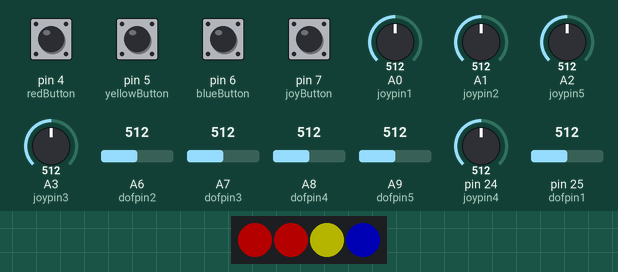
Simulated run of this sketch. Board: Teensy 4. Parts: 4 RGB LEDs in strip order, left to right. The inputs (shaded band) are chosen by the test bench; at power-on: pin 4 (redButton), pin 5 (yellowButton), pin 6 (blueButton), pin 7 (joyButton) HIGH, A0 (joypin1) = 512, A1 (joypin2) = 512, A2 (joypin5) = 512, A3 (joypin3) = 512, A6 (dofpin2) = 512, A7 (dofpin3) = 512, A8 (dofpin4) = 512, A9 (dofpin5) = 512, pin 24 (joypin4) = 512, pin 25 (dofpin1) = 512. Dim RGB values are drawn brighter than linear.

Above: at 2.8 s.
2.9 s: pin 7 (joyButton) pulled LOW for 0.15 s
At 3.01 s:
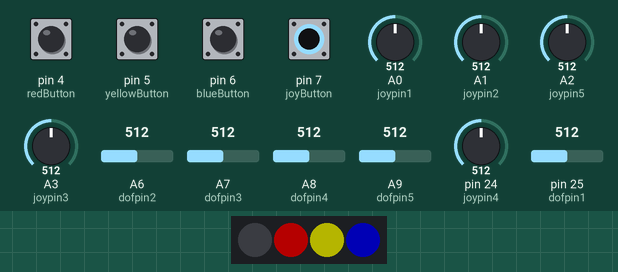
4.5 s: pin 4 (redButton) pulled LOW for 0.15 s
At 5.7 s:
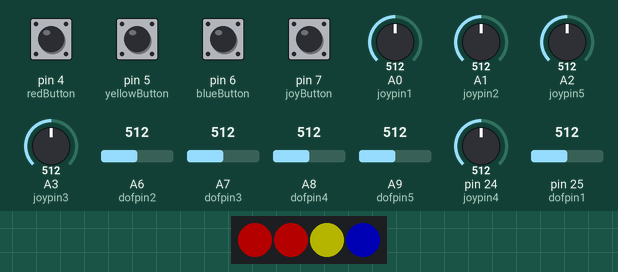
6.1 s: pin 5 (yellowButton) pulled LOW for 0.15 s
At 6.8 s:
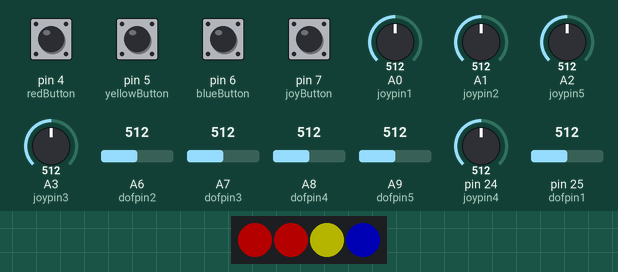
7.7 s: pin 6 (blueButton) pulled LOW for 0.15 s
At 9.2 s:
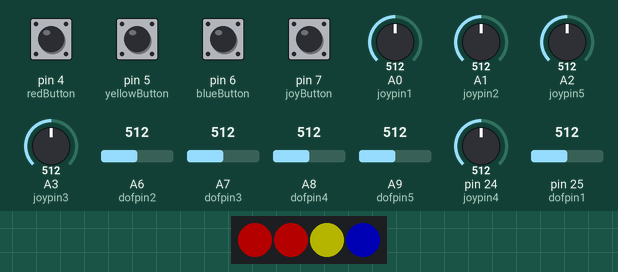
Timing chart, 0 to 10.3 s (numbered marks = the images above; inputs shaded):
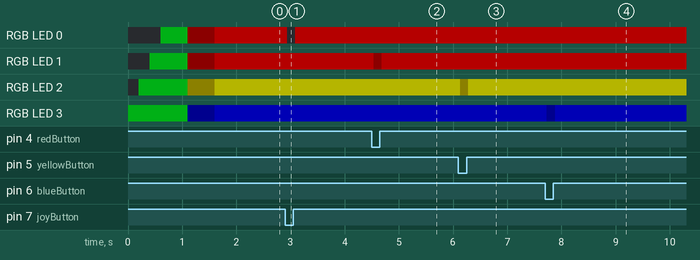

The sketch:

CORNFLAKE_TRANSMITTER_BOX_TEENSY4_2026_V3.0.ino
```cpp
/*
=========================================================================
VWR ROBOTICS CORNFLAKE 2024 - MULTI JOYSTICK CONTROLLER BOX
=========================================================================
-------------------------------------------------------------------------
CORNFLAKE TRANSMITTER BOX V3.0
-------------------------------------------------------------------------
Hardware used for this sketch:

- Teensy V4.0
- 2X HC-12 433MHz Serial Tranciever
- APA102 Leds (Adafruit Dotstar)
- Analog Joystick (Servocity)
- Adafruit Analog joypad
- Push buttons
- 10k pots

CONTROL CHANNEL: HC-12 #1 CHANNEL = C044
TELEMETRY CHANNEL: HC-12 #2 CHANNEL = C066

HC-12 SET CHANNEL: AT+C044

COMMS:

move(#)

/*
      move(1, val1);    //fwd/rev joy
      move(2, val2);    //steering joy
      move(3, val3);    //? top joy rotate
      move(4, val4);    //tilt joypad
      move(5, val5);    //pan joypad

      move(6, val6);    // AX12 ID1
      move(7, val7);    // AX12 ID2
      move(8, val8);    // AX12 ID3
      move(9, val9);    // AX12 ID4
      move(10, val10);  // AX12 ID5

      move(11, val11);  // AX12 ID6
      move(12, val12);  // AX12 ID7
      move(13, val13);  // AX12 ID8
      move(14, val14);  // AX12 ID9
      move(15, val15);  // AX12 ID10

      move(20, val16);  //button blue
      move(21, val17);  //button yellow
      move(22, val18);  //button red
      move(23, val19);  //button joystick


    1-drive               int joypin1 = A0; //Joystick X1
    2-steer               int joypin2 = A1; //Joystick Y1
    3-?int                int joypin3 = A2; //Joystick top rotate
    4-tilt                int joypin3 = A3; //Joystick X1 tilt
    5-pan                 int joypin4 = A4; //Joystick Y1 pan
    6-shoulder L          int dofpin1 = A5; // POT shoulder L
    7-arm L               int dofpin1 = A6; // POT arm L
    8-shoulder R          int dofpin1 = A7; // POT shoulder R
    9-arm R               int dofpin1 = A8; // POT arm R
    10-gripper         L  int dofpin1 = A9; // POT grip L
    11-gripper R          int dofpin1 = A10; // POT grip R (NOT IN USE!)
    12-rc led controller  int // POT rc led xontrol


*/

#include <SPI.h>

#include <Adafruit_DotStar.h>
#define NUMPIXELS 4
#define DATAPIN    3
#define CLOCKPIN   2
Adafruit_DotStar strip = Adafruit_DotStar(NUMPIXELS, DATAPIN, CLOCKPIN, DOTSTAR_BGR);


// COLOR SETS

uint32_t colorwhite = 0xFFFFFF;
uint32_t colorred = 0xFF0000;
uint32_t colorredoff = 0x300000;
uint32_t colorblue = 0x0000FF;
uint32_t colorblueoff = 0x000039;
uint32_t coloryellow = 0xFFFF00;
uint32_t coloryellowoff = 0x302d00;
uint32_t colorgreen = 0x00dc1f;
uint32_t coloroff = 0x000000;

// ANALOG INPUTS

// Joystick
const int joypin1 = A0; //Joystick X1
const int joypin2 = A1; //Joystick Y1


// Joypad
const int joypin3 = A3; //Joystick X1
const int joypin4 = A10; //Joystick Y1

// Top dial
const int joypin5 = A2; //Joystick Y2

// DOF POTS
const int dofpin1 = A11; // POT
const int dofpin2 = A6; // POT
const int dofpin3 = A7; // POT

const int dofpin4 = A8; // POT
const int dofpin5 = A9; // POT

//const int dofpin6 = A10; // POT
//const int dofpin7 = A11; // POT
//const int dofpin8 = A12; // POT
//const int dofpin9 = A13; // POT


// Buttons

const int blueButton = 6;
const int yellowButton = 5;
const int redButton = 4;
const int joyButton = 7;


// JOYSTICK BUTTON PRESS LIGHT CONTROL
int count = 0;
int buttonState = 0;
int lastButtonState = 0;

// JOYSTICK BUTTON PRESS MODE CONTROL
//int count1 = 0;
//int buttonState1 = 0;
//int lastButtonState1 = 0;

// JOYSTICK BUTTON PRESS 3rd CONTROL
int count2 = 0;
int buttonState2 = 0;
int lastButtonState2 = 0;

// JOYSTICK BUTTON TOP JOYSTICK FIRE CONTROL
int count3 = 0;
int buttonState3 = 0;
int lastButtonState3 = 0;

// MODE SWITCH
int modecount = 0;
int modeState = 0;
int lastModeState = 0;

// SERVO MODE SWITCH
int servomodecount = 0;
int servomodeState = 0;
int servolastModeState = 0;

int servo;
int angle;

int rcLedVal = 90;

int val1 = 90;
int val2 = 90;
int val3 = 90;
int val4 = 90;
int val5 = 90;
int val6 = 90;
int val7 = 90;
int val8 = 90;
int val9 = 90;
int val10 = 90;
int val11 = 90;
int val12 = 90;

int buttonVal1 = 0;
int buttonVal2 = 0;
int buttonVal3 = 0;
int buttonVal4 = 0;

#define DEBOUNCE_INTERVAL 500L // Milliseconds
#define BASE_INTERVAL 500L

unsigned long lastStartStopTime1 = 0;
unsigned long lastStartStopTime2 = 0;
unsigned long lastStartStopTime3 = 0;
unsigned long lastStartStopTime4 = 0;

unsigned long now2 = millis();  // NOW2 FOR DEBOUNCE

void setup() {

    Serial.begin(9600);
    Serial1.begin(9600);


    pinMode(blueButton, INPUT_PULLUP);
    //digitalWrite(lightButton, 1);

    pinMode(yellowButton, INPUT_PULLUP);
   // digitalWrite(modeButton, 1);

    pinMode(redButton, INPUT_PULLUP);
    //digitalWrite(thirdButton, 1);

    pinMode(joyButton, INPUT_PULLUP);
    //digitalWrite(fireButton, 1);

    move(1, val1);    //fwd/rev joy
    move(2, val2);    //steering joy
    move(3, val3);    //? top joy rotate
    move(4, val4);    //tilt joypad
    move(5, val5);    //pan joypad
    move(6, val6);    // ax 1
    move(7, val7);    // ax 2
    move(8, val8);    // ax 3
    move(9, val9);    // ax 4
    move(10, val10);  // ax 5
    move(11, val11);  // ax 6
    move(12, val12);  // ax 7

    move(20, buttonVal1);  //button1
    move(21, buttonVal2);  //button2
    move(22, buttonVal3);  //button3
    move(23, buttonVal4);  //joybutt

    strip.begin();
    strip.setBrightness(64); //set brightness low
    strip.show();

    strip.setPixelColor(0, coloroff);
    strip.setPixelColor(1, coloroff);
    strip.setPixelColor(2, coloroff);
    strip.setPixelColor(3, colorgreen);
    strip.show();
    delay(200);
    strip.setPixelColor(0, coloroff);
    strip.setPixelColor(1, coloroff);
    strip.setPixelColor(2, colorgreen);
    strip.setPixelColor(3, colorgreen);
    strip.show();
    delay(200);
    strip.setPixelColor(0, coloroff);
    strip.setPixelColor(1, colorgreen);
    strip.setPixelColor(2, colorgreen);
    strip.setPixelColor(3, colorgreen);
    strip.show();
    delay(200);
    strip.setPixelColor(0, colorgreen);
    strip.setPixelColor(1, colorgreen);
    strip.setPixelColor(2, colorgreen);
    strip.setPixelColor(3, colorgreen);
    strip.show();
    delay(500);
    strip.setPixelColor(0, colorredoff);
    strip.setPixelColor(1, colorredoff);
    strip.setPixelColor(2, coloryellowoff);
    strip.setPixelColor(3, colorblueoff);
     strip.show();

      delay(500);

}

void loop(){


   now2 = millis();

//------------------------------------------------------------
  //READ ANALOG INPUTS TO INT
  val1 = analogRead(joypin1);
  val2 = analogRead(joypin2);
  val3 = analogRead(joypin5);
  val4 = analogRead(joypin3);
  val5 = analogRead(joypin4);
  val6 = analogRead(dofpin1);
  val7 = analogRead(dofpin2);
  val8 = analogRead(dofpin3);
  val9 = analogRead(dofpin4);
  val10 = analogRead(dofpin5);
  val11 = rcLedVal; //(NOT IN USE)
  val12 = rcLedVal;

  //MAP ANALOG JOYSTICK VALS TO SERVO VALS (0-90-180)
  val1 = map(val1, 0, 1023, 180, 0); //reverse pot
  val2 = map(val2, 0, 1023, 180, 0); //reverse pot
  val3 = map(val3, 0, 1023, 0, 180); // joy rotate
  val4 = map(val4, 0, 1023, 0, 180); // pan
  val5 = map(val5, 0, 1023, 0, 180); // tilt

  val6 = map(val6, 0, 1023, 0, 180); // ax12 1
  val7 = map(val7, 0, 1023, 0, 180); // ax12 2
  val8 = map(val8, 0, 1023, 0, 180); // ax12 3
  val9 = map(val9, 0, 1023, 0, 180); // ax12 4
  val10 = map(val10, 0, 1023, 0, 180); // ax12 5
  //val11 = map(val11, 0, 1023, 0, 180);

  // Serial.print("VAL1: ");
  // Serial.print(val1);
  // Serial.print(" VAL2: ");
  // Serial.print(val2);
  // Serial.print(" VAL3: ");
  // Serial.print(val3);
  // Serial.print(" VAL4: ");
  // Serial.print(val4);
  //  Serial.print(" VAL5: ");
  // Serial.print(val5);
  //  Serial.print(" VAL6: ");
  // Serial.print(val6);
  //  Serial.print(" VAL7: ");
  // Serial.print(val7);
  //  Serial.print(" VAL8: ");
  // Serial.print(val8);
  //  Serial.print(" VAL9: ");
  // Serial.print(val9);
  //  Serial.print(" VAL10: ");
  // Serial.print(val10);
  //  Serial.print(" VAL11: ");
  // Serial.print(val11);
  // Serial.print(" VAL12: ");
  // Serial.println(val12);

  // Serial.print(" BLUE: ");
  // Serial.println(buttonVal1);

  // Serial.print(" YEL: ");
  // Serial.println(buttonVal2);

  // Serial.print(" RED: ");
  // Serial.println(buttonVal3);

  // Serial.print(" FIRE: ");
  // Serial.println(buttonVal4);

      move(1, val1);    //fwd/rev joy
      move(2, val2);    //steering joy
      move(3, val3);    //? top joy rotate
      move(4, val4);    //tilt joypad
      move(5, val5);    //pan joypad
      move(6, val6);    //shoulder L pot
      move(7, val7);    // arm L pot
      move(8, val8);    //shoulder R pot
      move(9, val9);    //arm R pot
      move(10, val10);  //gripper L
      move(11, val11);  //gripper R
      move(12, val12);  //rc led contrller


// ========================================================================
// BUTTONS ================================================================
// ========================================================================


// BLUE BUTTON ------------------------------------------------------------

  if (digitalRead(blueButton) == 1) {
          move(20, 1);
          strip.setPixelColor(3, colorblue);
      } else {
          move(20, 0);  //button1
          strip.setPixelColor(3, colorblueoff);
      }


  // YELLOW BUTTON ------------------------------------------------------------

  if (digitalRead(yellowButton) == 1) {
          move(21, 1);
          strip.setPixelColor(2, coloryellow);
    } else {
          move(21, 0);  //button1
          strip.setPixelColor(2, coloryellowoff);
    }


    // RED BUTTON ------------------------------------------------------------

  if (digitalRead(redButton) == 1) {
      move(22, 1);
      strip.setPixelColor(1, colorred);
    } else {
      move(22, 0);
      strip.setPixelColor(1, colorredoff);
  }

// ================================================================
// BUTTON ON TOP JOYSTICK PRESS FOR FIRE

  if (digitalRead(joyButton) == 1) {
        move(23, 1);  //joybutt
        strip.setPixelColor(0, colorred);
      } else {
        move(23, 0);  //joybutt
        strip.setPixelColor(0, coloroff);
  }


 strip.show();

// Short delay else loop goes bonkers
  delay(40);
}


//------------------------------------------------------------
//MOVE FUNCTION AND SEND TO TX
void move(int servo, int angle) {
       Serial1.write(char(255));
       Serial1.write(char(servo));
       Serial1.write(char(angle));
}
```

Measured:
- after the input at 2.9 s, RGB LED 0: RGB(64, 0, 0) → off at once, → RGB(64, 0, 0) 0.15 s later
- after the input at 4.5 s, RGB LED 1: RGB(64, 0, 0) → RGB(12, 0, 0) at once, → RGB(64, 0, 0) 0.15 s later
- after the input at 6.1 s, RGB LED 2: RGB(64, 64, 0) → RGB(12, 11, 0) at once, → RGB(64, 64, 0) 0.15 s later
- after the input at 7.7 s, RGB LED 3: RGB(0, 0, 64) → RGB(0, 0, 14) at once, → RGB(0, 0, 64) 0.15 s later
